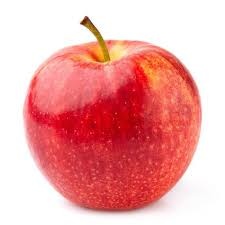
#> input picture applesAndOranges/apple.jpg, 225 x 225 px
$ python colour_hist.py --image apple.jpg
#> lines starting #> are read from the running program, lines starting #| are printed output that depends on the picture
"""
Colour histogram for simple object detection
Sources:
https://www.pyimagesearch.com/2014/01/22/clever-girl-a-guide-to-utilizing-color-histograms-for-computer-vision-and-image-search-engines/
"""

# import the necessary packages
from matplotlib import pyplot as plt
import numpy as np
import argparse
import cv2
# import the necessary packages
from matplotlib import pyplot as plt
import numpy as np
import argparse
import cv2
# construct the argument parser and parse the arguments
ap = argparse.ArgumentParser()
ap.add_argument("-i", "--image", required = True, help = "Path to the image")
args = vars(ap.parse_args())
# load the image and show it
image = cv2.imread(args["image"])
#> image is the input picture: shape (225, 225, 3); mean B, G, R 166.2, 167, 238.3
cv2.imshow("image", image)
# convert the image to grayscale and create a histogram
gray = cv2.cvtColor(image, cv2.COLOR_BGR2GRAY)
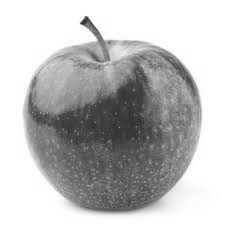
#> gray: shape (225, 225); min 40, max 255, mean 188.2
cv2.imshow("gray", gray)
hist = cv2.calcHist([gray], [0], None, [256], [0, 256])
#> hist = 256 values, max 18305 at index 255, min 0 at index 0, mean 197.8
plt.figure()
plt.title("Grayscale Histogram")
plt.xlabel("Bins")
plt.ylabel("# of Pixels")
plt.plot(hist)
plt.xlim([0, 256])

# grab the image channels, initialize the tuple of colors,
# the figure and the flattened feature vector
chans = cv2.split(image)
colors = ("b", "g", "r")
plt.figure()
plt.title("'Flattened' Color Histogram")
plt.xlabel("Bins")
plt.ylabel("# of Pixels")
features = []
# loop over the image channels
for (chan, color) in zip(chans, colors):
	# create a histogram for the current channel and
	# concatenate the resulting histograms for each
	# channel
	hist = cv2.calcHist([chan], [0], None, [256], [0, 256])
	features.extend(hist)
	# plot the histogram
	plt.plot(hist, color = color)
	plt.xlim([0, 256])
#> this loop made 3 passes
#> color on passes 1 to 3: 'b', 'g', 'r'
#> after the loop, features = 768 items, first 6: [69], [10], [10], [18], [17], [17]
# here we are simply showing the dimensionality of the
# flattened color histogram 256 bins for each channel
# x 3 channels = 768 total values -- in practice, we would
# normally not use 256 bins for each channel, a choice
# between 32-96 bins are normally used, but this tends
# to be application dependent
print ("flattened feature vector size: %d" % (np.array(features).flatten().shape))
#| flattened feature vector size: 768

# let's move on to 2D histograms -- I am reducing the
# number of bins in the histogram from 256 to 32 so we
# can better visualize the results
fig = plt.figure()
# plot a 2D color histogram for green and blue
ax = fig.add_subplot(131)
hist = cv2.calcHist([chans[1], chans[0]], [0, 1], None,
	[32, 32], [0, 256, 0, 256])
p = ax.imshow(hist, interpolation = "nearest")
ax.set_title("2D Color Histogram for Green and Blue")
plt.colorbar(p)
# plot a 2D color histogram for green and red
ax = fig.add_subplot(132)
hist = cv2.calcHist([chans[1], chans[2]], [0, 1], None,
	[32, 32], [0, 256, 0, 256])
p = ax.imshow(hist, interpolation = "nearest")
ax.set_title("2D Color Histogram for Green and Red")
plt.colorbar(p)
# plot a 2D color histogram for blue and red
ax = fig.add_subplot(133)
hist = cv2.calcHist([chans[0], chans[2]], [0, 1], None,
	[32, 32], [0, 256, 0, 256])
p = ax.imshow(hist, interpolation = "nearest")
ax.set_title("2D Color Histogram for Blue and Red")
plt.colorbar(p)
# finally, let's examine the dimensionality of one of
# the 2D histograms
print ("2D histogram shape: %s, with %d values" % (
	hist.shape, hist.flatten().shape[0]))
#| 2D histogram shape: (32, 32), with 1024 values

# our 2D histogram could only take into account 2 out
# of the 3 channels in the image so now let's build a
# 3D color histogram (utilizing all channels) with 8 bins
# in each direction -- we can't plot the 3D histogram, but
# the theory is exactly like that of a 2D histogram, so
# we'll just show the shape of the histogram
hist = cv2.calcHist([image], [0, 1, 2],
	None, [8, 8, 8], [0, 256, 0, 256, 0, 256])
print ("3D histogram shape: %s, with %d values" % (
	hist.shape, hist.flatten().shape[0]))
#| 3D histogram shape: (8, 8, 8), with 512 values

print(hist[0])
#| [[   0.    0.    3.    0.    6. 1370. 1495.   80.]
#|  [   0.    0.    8.   10.    0.   15.   56.   19.]
#|  [   0.    0.    0.    7.    9.    5.   23.   21.]
#|  [   0.    0.    0.    4.   37.   43.    6.    6.]
#|  [   0.    0.    0.    0.    3.   34.   21.   19.]
#|  [   0.    0.    0.    0.    0.    0.    0.    3.]
#|  [   0.    0.    0.    0.    0.    0.    0.    0.]
#|  [   0.    0.    0.    0.    0.    0.    0.    0.]]
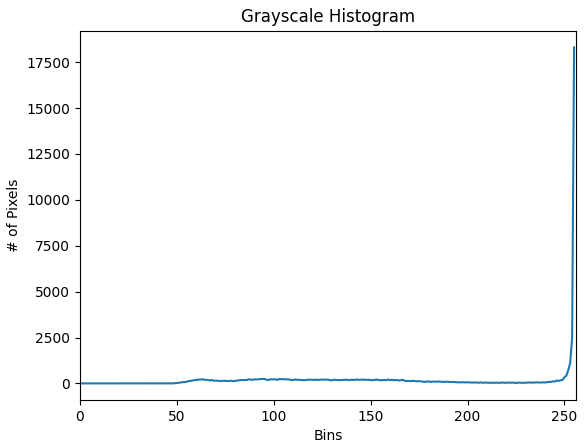
#> figure drawn by matplotlib, 1 panel; curve peaks at x = 255, y = 18305
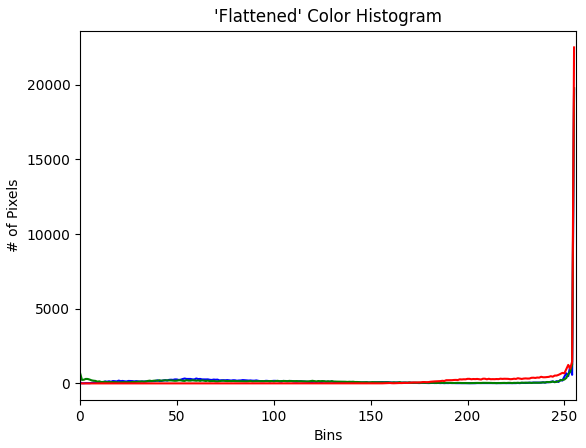
#> figure drawn by matplotlib, 1 panel; curve peaks at x = 255, y = 19686; curve peaks at x = 255, y = 19777; curve peaks at x = 255, y = 22503
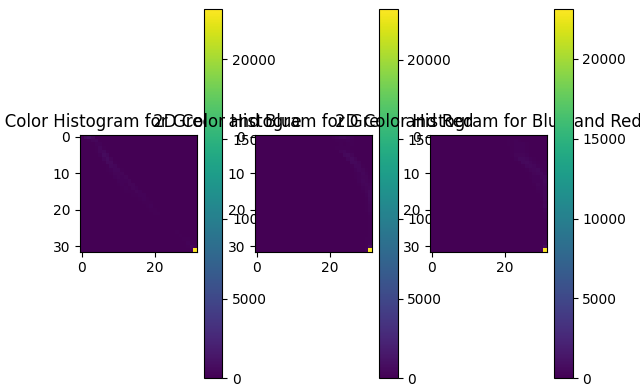
#> figure drawn by matplotlib, 6 panels

$ run again, on applesAndOranges/orange.jpg
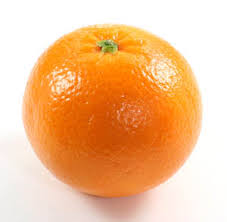
#> input picture applesAndOranges/orange.jpg, 227 x 222 px
#> image is the input picture: shape (222, 227, 3); mean B, G, R 147.5, 192.7, 243.3
#> `gray = cv2.cvtColor(image, cv2.COLOR_BGR2GRAY)`:
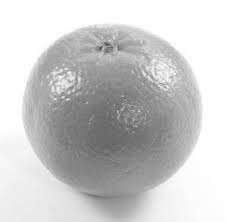
#> gray: shape (222, 227); min 72, max 255, mean 202.7
#> `hist = cv2.calcHist([gray], [0], None, [256], [0, 256])`: hist = 256 values, max 13132 at index 255, min 0 at index 0, mean 196.9
#> the loop `for (chan, color) in zip(chans, colors):` made 3 passes
#> color on passes 1 to 3: 'b', 'g', 'r'
#> after the loop `for (chan, color) in zip(chans, colors):`: features = 768 items, first 6: [1043], [389], [651], [523], [517], [536]
#| flattened feature vector size: 768
#| 2D histogram shape: (32, 32), with 1024 values
#| 3D histogram shape: (8, 8, 8), with 512 values
#| [[0.000e+00 0.000e+00 0.000e+00 0.000e+00 0.000e+00 0.000e+00 0.000e+00
#|   0.000e+00]
#|  [0.000e+00 0.000e+00 0.000e+00 0.000e+00 2.000e+00 0.000e+00 0.000e+00
#|   0.000e+00]
#|  [0.000e+00 2.000e+00 0.000e+00 1.000e+00 1.000e+00 1.400e+01 2.921e+03
#|   1.290e+02]
#> (further printed lines are left out)
#> `print(hist[0])`:
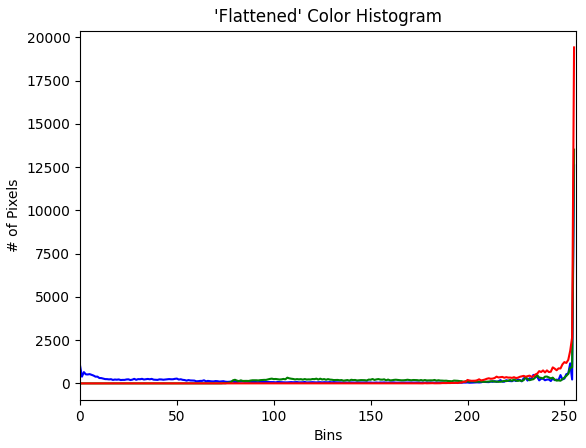
#> figure drawn by matplotlib, 1 panel; curve peaks at x = 255, y = 12599; curve peaks at x = 255, y = 13510; curve peaks at x = 255, y = 19418
